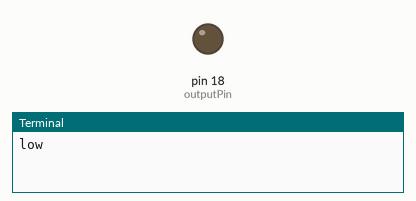
This program was run on a simulated Raspberry Pi (header pin numbers). Parts: output pins drawn as LEDs (lit = HIGH), the last lines printed to the terminal. At 10.0 s the program stops and its outputs stay as they are.

Above: at 0.1 s.
At 5.1 s:
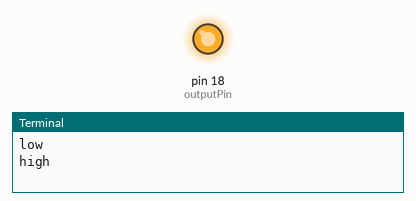
Timing chart, 0 to 11.5 s (numbered marks = the images above):
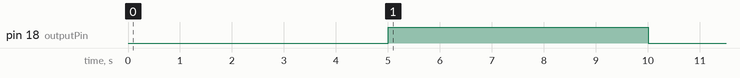

Measured:
- by itself, pin 18 (outputPin): LOW → HIGH at 5.0 s, → LOW 5.0 s later

The program:

raspberryPiGpioOutputTest.py
```python
#!/usr/bin/env python3

# written by sqall
# twitter: https://twitter.com/sqall01
# blog: https://h4des.org
# github: https://github.com/sqall01
#
# Licensed under the GNU Affero General Public License, version 3.

# http://raspberrypiguide.de/howtos/raspberry-pi-gpio-how-to/

import RPi.GPIO as GPIO
import time
import signal
import sys

# NOTE: this is the actual pin number (not the number of the GPIO)
outputPin = 18

def signalHandler(signum, frame):
    GPIO.cleanup()
    sys.exit(0)

signal.signal(signal.SIGINT, signalHandler)

GPIO.setmode(GPIO.BOARD)
GPIO.setup(outputPin, GPIO.OUT)

print("low")
GPIO.output(outputPin, GPIO.LOW)
time.sleep(5)

print("high")
GPIO.output(outputPin, GPIO.HIGH)
time.sleep(5)

print("low")
GPIO.output(outputPin, GPIO.LOW)

GPIO.cleanup()
```
